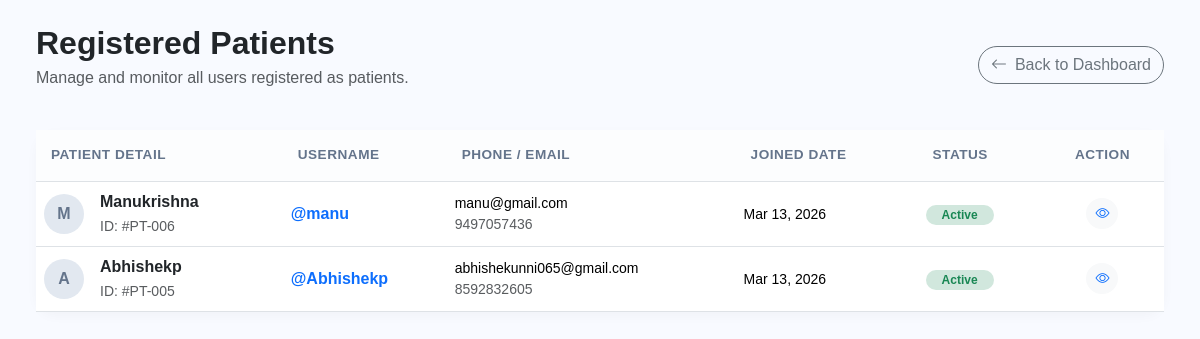
Page /patient-list/ on the committed database.
### new_app/models.py (models this page shows, shortened)
class Patient(models.Model):
    reg_user = models.OneToOneField(Register, on_delete=models.CASCADE)
    name = models.CharField(max_length=100)
    phone = models.CharField(max_length=15)
    age = models.IntegerField()
    gender = models.CharField(max_length=10)
    email = models.EmailField()
    address =  models.CharField(max_length=100)
    blood_group = models.CharField(max_length=10, blank=True)
    emergency_contact = models.CharField(max_length=15, blank=True)
    medical_history = models.TextField(blank=True)

class Register(AbstractUser):
    is_admin = models.BooleanField(default=False)
    is_doctor = models.BooleanField(default=False)
    is_patient = models.BooleanField(default=False)

### new_app/admin_views.py (the view)
# urls.py: path('patient-list/', admin_views.admin_viewpatient, name='admin_viewpatient'),
def admin_viewpatient(request):
    patients = Patient.objects.all().order_by('-id')
    return render(request, 'admin/admin_viewpatient.html', {
        'patients': patients
    })

### templates/admin/admin_viewpatient.html (shortened to what this page needs)
<!DOCTYPE html>
<html lang="en">
<head>
    <link href="https://cdn.jsdelivr.net/npm/bootstrap@5.3.2/dist/css/bootstrap.min.css" rel="stylesheet">
    <link rel="stylesheet" href="https://cdn.jsdelivr.net/npm/bootstrap-icons@1.11.1/font/bootstrap-icons.css">
</head>
<body class="p-4">
    <div class="container-fluid">
        <div class="d-flex justify-content-between align-items-center mb-4">
            <div>
                <h2 class="fw-bold mb-1">Registered Patients</h2>
                <p class="text-muted">Manage and monitor all users registered as patients.</p>
            </div>
            <a href="{% url 'admin_viewbase' %}" class="btn btn-outline-secondary rounded-pill">
                <i class="bi bi-arrow-left me-2"></i>Back to Dashboard
            </a>
        </div>
        <div class="card card-table">
            <div class="table-responsive">
                <table class="table table-hover align-middle mb-0">
                    <thead>
                        <tr>
                            <th>Patient Detail</th>
                            <th>Username</th>
                            <th>Phone / Email</th>
                            <th>Joined Date</th>
                            <th>Status</th>
                            <th class="text-center">Action</th>
                        </tr>
                    </thead>
                    <tbody>
                        {% for p in patients %}
                        <tr>
                            <td>
                                <div class="d-flex align-items-center gap-3">
                                    <div class="avatar-circle">{{ p.name|slice:":1"|upper }}</div>
                                    <div>
                                        <div class="fw-bold text-dark">{{ p.name }}</div>
                                        <small class="text-muted">ID: #PT-00{{ p.id }}</small>
                                    </div>
                                </div>
                            </td>
                            <td><span class="text-primary fw-semibold">@{{ p.reg_user.username }}</span></td>
                            <td>
                                <div class="small">{{ p.email|default:"No Email" }}</div>
                                <div class="text-muted small">{{ p.phone|default:"No Phone" }}</div>
                            </td>
                            <td><small>{{ p.reg_user.date_joined|date:"M d, Y" }}</small></td>
                            <td>
                                {% if p.reg_user.is_active %}
                                    <span class="badge bg-success-subtle text-success rounded-pill px-3">Active</span>
                                {% else %}
                                    <span class="badge bg-danger-subtle text-danger rounded-pill px-3">Suspended</span>
                                {% endif %}
                            </td>
                            <td class="text-center">
                                <button class="btn btn-sm btn-light rounded-circle" title="View Details">
                                    <i class="bi bi-eye text-primary"></i>
                                </button>
                            </td>
                        </tr>
                        {% endfor %}
                    </tbody>
                </table>
            </div>
        </div>
    </div>
</body>
</html>

### templates/admin/admin_viewpatient.html (style rules this page uses)
:root { --primary: #0d6efd; --bg-light: #f8faff; }
body { background-color: var(--bg-light); font-family: 'Plus Jakarta Sans', sans-serif; }
.card-table { border: none; border-radius: 20px; box-shadow: 0 4px 12px rgba(0,0,0,0.03); background: white; }
.avatar-circle { width: 40px; height: 40px; background: #e2e8f0; color: #64748b; border-radius: 50%; display: flex; align-items: center; justify-content: center; font-weight: bold; }
.table thead th { background: #fcfdfe; border-top: none; color: #64748b; font-size: 0.85rem; text-transform: uppercase; letter-spacing: 0.5px; padding: 15px; }

### rows in the picture
Patient: name "M", name "Manukrishna", id "6", reg_user.username "manu", email "manu@gmail.com", phone "9497057436", reg_user.date_joined "Mar 13, 2026", shows "Active"
Patient: name "A", name "Abhishekp", id "5", reg_user.username "Abhishekp", email "abhishekunni065@gmail.com", phone "8592832605", reg_user.date_joined "Mar 13, 2026", shows "Active"
